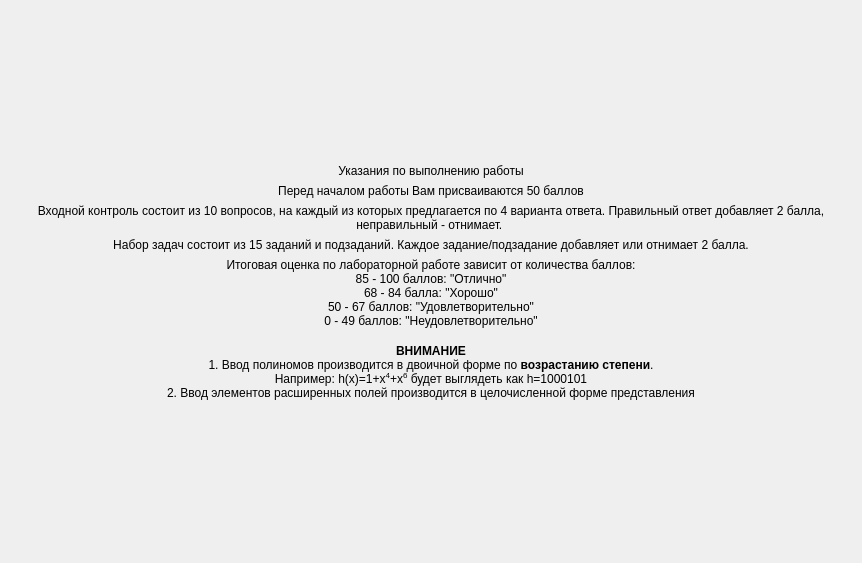
<?xml version="1.0" encoding="UTF-8"?>
<ui version="4.0">
 <class>ScreenDescription</class>
 <widget class="QFrame" name="ScreenDescription">
  <property name="geometry">
   <rect>
    <x>0</x>
    <y>0</y>
    <width>862</width>
    <height>563</height>
   </rect>
  </property>
  <property name="windowTitle">
   <string>Frame</string>
  </property>
  <layout class="QGridLayout" name="gridLayout">
   <property name="leftMargin">
    <number>0</number>
   </property>
   <property name="topMargin">
    <number>0</number>
   </property>
   <property name="rightMargin">
    <number>0</number>
   </property>
   <property name="bottomMargin">
    <number>0</number>
   </property>
   <item row="0" column="0">
    <layout class="QVBoxLayout" name="verticalLayout">
     <item>
      <spacer name="verticalSpacer">
       <property name="orientation">
        <enum>Qt::Vertical</enum>
       </property>
       <property name="sizeHint" stdset="0">
        <size>
         <width>0</width>
         <height>0</height>
        </size>
       </property>
      </spacer>
     </item>
     <item>
      <widget class="QLabel" name="label">
       <property name="styleSheet">
        <string notr="true">font: 75 20pt &quot;MS Shell Dlg 2&quot;;</string>
       </property>
       <property name="text">
        <string>Указания по выполнению работы</string>
       </property>
       <property name="alignment">
        <set>Qt::AlignCenter</set>
       </property>
       <property name="wordWrap">
        <bool>true</bool>
       </property>
      </widget>
     </item>
     <item>
      <widget class="QLabel" name="label_2">
       <property name="styleSheet">
        <string notr="true">font: 16pt &quot;MS Shell Dlg 2&quot;;</string>
       </property>
       <property name="text">
        <string>Перед началом работы Вам присваиваются 50 баллов</string>
       </property>
       <property name="alignment">
        <set>Qt::AlignCenter</set>
       </property>
       <property name="wordWrap">
        <bool>true</bool>
       </property>
      </widget>
     </item>
     <item>
      <widget class="QLabel" name="label_3">
       <property name="styleSheet">
        <string notr="true">font: 16pt &quot;MS Shell Dlg 2&quot;;</string>
       </property>
       <property name="text">
        <string>Входной контроль состоит из 10 вопросов, на каждый из которых предлагается по 4 варианта ответа. Правильный ответ добавляет 2 балла, неправильный - отнимает. </string>
       </property>
       <property name="alignment">
        <set>Qt::AlignCenter</set>
       </property>
       <property name="wordWrap">
        <bool>true</bool>
       </property>
      </widget>
     </item>
     <item>
      <widget class="QLabel" name="label_4">
       <property name="styleSheet">
        <string notr="true">font: 16pt &quot;MS Shell Dlg 2&quot;;</string>
       </property>
       <property name="text">
        <string>Набор задач состоит из 15 заданий и подзаданий. Каждое задание/подзадание добавляет или отнимает 2 балла.</string>
       </property>
       <property name="alignment">
        <set>Qt::AlignCenter</set>
       </property>
       <property name="wordWrap">
        <bool>true</bool>
       </property>
      </widget>
     </item>
     <item>
      <widget class="QLabel" name="label_5">
       <property name="styleSheet">
        <string notr="true">font: 16pt &quot;MS Shell Dlg 2&quot;;</string>
       </property>
       <property name="text">
        <string>Итоговая оценка по лабораторной работе зависит от количества баллов:
85 - 100 баллов: &quot;Отлично&quot;
68 - 84 баллa: &quot;Хорошо&quot;
50 - 67 баллов: &quot;Удовлетворительно&quot;
0 - 49 баллов: &quot;Неудовлетворительно&quot;</string>
       </property>
       <property name="alignment">
        <set>Qt::AlignCenter</set>
       </property>
       <property name="wordWrap">
        <bool>true</bool>
       </property>
      </widget>
     </item>
     <item>
      <spacer name="verticalSpacer_3">
       <property name="orientation">
        <enum>Qt::Vertical</enum>
       </property>
       <property name="sizeType">
        <enum>QSizePolicy::Minimum</enum>
       </property>
       <property name="sizeHint" stdset="0">
        <size>
         <width>0</width>
         <height>10</height>
        </size>
       </property>
      </spacer>
     </item>
     <item>
      <widget class="QLabel" name="label_6">
       <property name="styleSheet">
        <string notr="true">font: 16pt &quot;MS Shell Dlg 2&quot;;</string>
       </property>
       <property name="text">
        <string>&lt;b&gt;ВНИМАНИЕ&lt;/b&gt;&lt;br&gt;1. Ввод полиномов производится в двоичной форме по &lt;b&gt;возрастанию степени&lt;/b&gt;.&lt;br&gt;Например: h(x)=1+x&lt;sup&gt;4&lt;/sup&gt;+x&lt;sup&gt;6&lt;/sup&gt; будет выглядеть как h=1000101&lt;br&gt;2. Ввод элементов расширенных полей производится в целочисленной форме представления</string>
       </property>
       <property name="alignment">
        <set>Qt::AlignCenter</set>
       </property>
       <property name="wordWrap">
        <bool>true</bool>
       </property>
      </widget>
     </item>
     <item>
      <spacer name="verticalSpacer_2">
       <property name="orientation">
        <enum>Qt::Vertical</enum>
       </property>
       <property name="sizeHint" stdset="0">
        <size>
         <width>0</width>
         <height>0</height>
        </size>
       </property>
      </spacer>
     </item>
    </layout>
   </item>
  </layout>
 </widget>
 <resources/>
 <connections/>
</ui>
